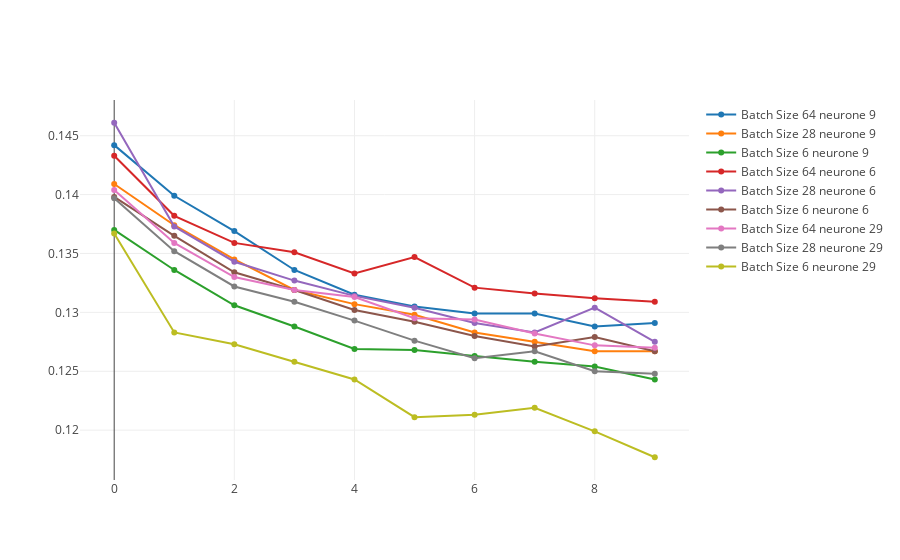

Notebook cell for this chart:
### Markdown cell above
On remarque que plus la taille du batch size est petite meilleur sera le loss pendant l'entrainement sur le dataset validation. Mais ATTENTION le temps d'éxecution augmente !!

### Code cell
data = [trace1,trace2,trace3,trace4,trace5,trace51,trace6, trace7,trace71]
layout = go.Layout(
    title='Plot Title',
    xaxis=dict(
        title='x Axis',
        titlefont=dict(
            family='Courier New, monospace',
            size=18,
            color='#7f7f7f'
        )
    ),
    yaxis=dict(
        title='y Axis',
        titlefont=dict(
            family='Courier New, monospace',
            size=18,
            color='#7f7f7f'
        )
    )
)
fig = go.Figure(data=data, layout=layout)
py.iplot(data, filename='Evaluation Dataset Validation Loss')

### Figure 1 — Plotly figure (JSON) as saved in the notebook; plotly's stock layout.template omitted (floating-point values rounded to 4 significant figures)
{"data": [{"name": "Batch Size 64 neurone 9", "type": "scatter", "x": [0, 1, 2, 3, 4, 5, 6, 7, 8, 9, 10], "y": [0.1442, 0.1399, 0.1369, 0.1336, 0.1315, 0.1305, 0.1299, 0.1299, 0.1288, 0.1291]}, {"name": "Batch Size 28 neurone 9", "type": "scatter", "x": [0, 1, 2, 3, 4, 5, 6, 7, 8, 9, 10], "y": [0.1409, 0.1374, 0.1345, 0.1319, 0.1307, 0.1298, 0.1283, 0.1275, 0.1267, 0.1267]}, {"name": "Batch Size 6 neurone 9", "type": "scatter", "x": [0, 1, 2, 3, 4, 5, 6, 7, 8, 9, 10], "y": [0.137, 0.1336, 0.1306, 0.1288, 0.1269, 0.1268, 0.1263, 0.1258, 0.1254, 0.1243]}, {"name": "Batch Size 64 neurone 6", "type": "scatter", "x": [0, 1, 2, 3, 4, 5, 6, 7, 8, 9, 10], "y": [0.1433, 0.1382, 0.1359, 0.1351, 0.1333, 0.1347, 0.1321, 0.1316, 0.1312, 0.1309]}, {"name": "Batch Size 28 neurone 6", "type": "scatter", "x": [0, 1, 2, 3, 4, 5, 6, 7, 8, 9, 10], "y": [0.1461, 0.1373, 0.1343, 0.1327, 0.1314, 0.1304, 0.1291, 0.1283, 0.1304, 0.1275]}, {"name": "Batch Size 6 neurone 6", "type": "scatter", "x": [0, 1, 2, 3, 4, 5, 6, 7, 8, 9, 10], "y": [0.1398, 0.1365, 0.1334, 0.1319, 0.1302, 0.1292, 0.128, 0.1271, 0.1279, 0.1267]}, {"name": "Batch Size 64 neurone 29", "type": "scatter", "x": [0, 1, 2, 3, 4, 5, 6, 7, 8, 9, 10], "y": [0.1404, 0.1359, 0.133, 0.1319, 0.1313, 0.1295, 0.1294, 0.1282, 0.1272, 0.127]}, {"name": "Batch Size 28 neurone 29", "type": "scatter", "x": [0, 1, 2, 3, 4, 5, 6, 7, 8, 9, 10], "y": [0.1397, 0.1352, 0.1322, 0.1309, 0.1293, 0.1276, 0.1261, 0.1267, 0.125, 0.1248]}, {"name": "Batch Size 6 neurone 29", "type": "scatter", "x": [0, 1, 2, 3, 4, 5, 6, 7, 8, 9, 10], "y": [0.1367, 0.1283, 0.1273, 0.1258, 0.1243, 0.1211, 0.1213, 0.1219, 0.1199, 0.1177]}], "layout": {}}
